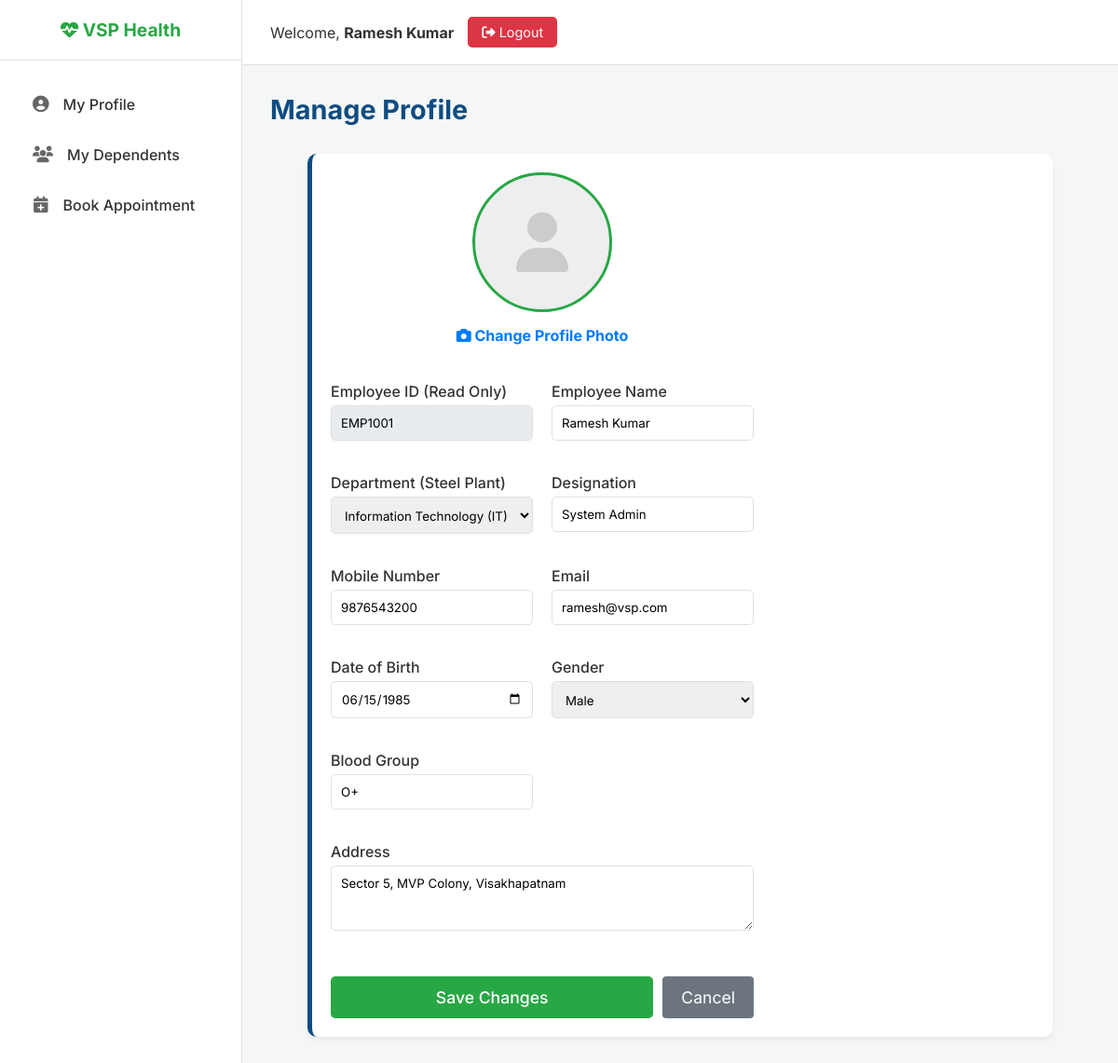
The app's page /profile (signed in) with its own data.
### tables this page shows
CREATE TABLE employees (
            id INTEGER PRIMARY KEY AUTOINCREMENT,
            employee_id TEXT UNIQUE NOT NULL,
            employee_name TEXT NOT NULL,
            department TEXT,
            designation TEXT,
            mobile TEXT NOT NULL,
            email TEXT,
            dob TEXT,
            gender TEXT,
            blood_group TEXT,
            address TEXT,
            status TEXT DEFAULT 'Active',
            profile_photo TEXT,
            password TEXT NOT NULL
        );

CREATE TABLE employee_departments (
            id INTEGER PRIMARY KEY AUTOINCREMENT,
            name TEXT UNIQUE NOT NULL,
            status TEXT DEFAULT 'Active'
        );

### app.py (the view, shortened to what this page needs)
@app.route('/profile', methods=['GET', 'POST'])
def employee_profile():
    if not check_employee(): return redirect(url_for('login'))
    conn = get_db_connection()
    employee = conn.execute('SELECT * FROM employees WHERE id = ?', (session['user_id'],)).fetchone()
    employee_departments = conn.execute('SELECT * FROM employee_departments WHERE status="Active" ORDER BY name').fetchall()
    conn.close()
    return render_template('employee_profile.html', employee=employee, employee_departments=employee_departments)

### app.py (called while the page is built)
def get_db_connection():
    conn = sqlite3.connect('hospital.db')
    conn.row_factory = sqlite3.Row
    return conn

def check_employee():
    if not session.get('user_id') or session.get('role') != 'employee':
        return False
    return True

### templates/employee_profile.html (shortened to what this page needs)
{% extends "employee_base.html" %}
{% block content %}
<div class="page-header">
    <h1 class="page-title">Manage Profile</h1>
</div>
<div class="card" style="max-width: 800px; margin: 0 auto;">
    <form action="{{ url_for('employee_profile') }}" method="POST" enctype="multipart/form-data" style="display: grid; grid-template-columns: 1fr 1fr; gap: 20px;">
        <div style="grid-column: 1 / -1; display: flex; flex-direction: column; align-items: center; margin-bottom: 20px;">
            <div style="width: 150px; height: 150px; border-radius: 50%; overflow: hidden; background-color: #eee; display: flex; justify-content: center; align-items: center; margin-bottom: 15px; border: 3px solid #28a745;">
                {% if employee.profile_photo %}
                    <img src="{{ url_for('static', filename=employee.profile_photo) }}" alt="Profile Photo" style="width: 100%; height: 100%; object-fit: cover;">
                {% else %}
                    <i class="fas fa-user" style="font-size: 4rem; color: #ccc;"></i>
                {% endif %}
            </div>
            <label style="font-weight: bold; cursor: pointer; color: #007bff;">
                <i class="fas fa-camera"></i> Change Profile Photo
            </label>
        </div>
        <div class="form-group">
            <label>Employee ID (Read Only)</label>
            <input type="text" name="employee_id" class="form-control" value="{{ employee.employee_id }}" readonly style="background-color: #e9ecef;">
        </div>
        <div class="form-group">
            <label>Employee Name</label>
            <input type="text" name="employee_name" class="form-control" value="{{ employee.employee_name }}" required>
        </div>
        <div class="form-group">
            <label>Department (Steel Plant)</label>
            <select name="department" class="form-control">
                {% for dept in employee_departments %}
                <option value="{{ dept.name }}" {% if employee.department == dept.name %}selected{% endif %}>{{ dept.name }}</option>
                {% endfor %}
            </select>
        </div>
        <div class="form-group">
            <label>Designation</label>
            <input type="text" name="designation" class="form-control" value="{{ employee.designation }}">
        </div>
        <div class="form-group">
            <label>Mobile Number</label>
            <input type="tel" name="mobile" class="form-control" value="{{ employee.mobile }}" required pattern="[0-9]{10,15}" title="Please enter a valid mobile number (10-15 digits)">
        </div>
        <div class="form-group">
            <label>Email</label>
            <input type="email" name="email" class="form-control" value="{{ employee.email }}" required>
        </div>
        <div class="form-group">
            <label>Date of Birth</label>
            <input type="date" name="dob" class="form-control" value="{{ employee.dob }}">
        </div>
        <div class="form-group">
            <label>Gender</label>
            <select name="gender" class="form-control">
                <option value="Male" {% if employee.gender == 'Male' %}selected{% endif %}>Male</option>
            </select>
        </div>
        <div class="form-group">
            <label>Blood Group</label>
            <input type="text" name="blood_group" class="form-control" value="{{ employee.blood_group }}">
        </div>
        <div class="form-group" style="grid-column: 1 / -1;">
            <label>Address</label>
            <textarea name="address" class="form-control" rows="3">{{ employee.address }}</textarea>
        </div>
        <div style="grid-column: 1 / -1; margin-top: 10px; display: flex; gap: 10px;">
            <button type="submit" class="btn-primary" style="flex: 1; padding: 12px; font-size: 1.1rem; background-color: #28a745;">Save Changes</button>
            <a href="{{ url_for('dashboard') }}" class="btn-secondary" style="padding: 12px 20px; font-size: 1.1rem; background-color: #6c757d; color: white; text-align: center; text-decoration: none; border-radius: 4px;">Cancel</a>
        </div>
    </form>
</div>
{% endblock %}

### templates/employee_base.html (shortened to what this page needs)
<!DOCTYPE html>
<html lang="en">
<head>
    <link rel="stylesheet" href="https://cdnjs.cloudflare.com/ajax/libs/font-awesome/6.4.0/css/all.min.css">
    <link rel="stylesheet" href="{{ url_for('static', filename='css/admin_style.css') }}">
</head>
<body>
    <aside class="sidebar" id="sidebar">
        <div class="sidebar-header">
            <h2><i class="fas fa-heartbeat"></i> VSP Health</h2>
        </div>
        <ul class="sidebar-nav">
            <li><a href="{{ url_for('dashboard') }}" class="{% if request.endpoint == 'dashboard' %}active{% endif %}"><i class="fas fa-user-circle"></i> My Profile</a></li>
            <li><a href="{{ url_for('employee_dependents') }}" class="{% if request.endpoint == 'employee_dependents' %}active{% endif %}"><i class="fas fa-users"></i> My Dependents</a></li>
            <li><a href="{{ url_for('book') }}" class="{% if request.endpoint == 'book' %}active{% endif %}"><i class="fas fa-calendar-plus"></i> Book Appointment</a></li>
        </ul>
    </aside>
    <main class="main-content">
        <header class="topbar">
            <div class="user-profile">
                <span>Welcome, <strong>{{ session.name }}</strong></span>
                <a href="{{ url_for('logout') }}" class="btn-logout"><i class="fas fa-sign-out-alt"></i> Logout</a>
            </div>
        </header>
        <div class="page-content">
            {% block content %}{% endblock %}
        </div>
    </main>
</body>
</html>

### static/css/admin_style.css (style rules this page uses)
:root { --primary-color: #0f4c81; --secondary-color: #1a73e8; --accent-color: #fca311; --bg-color: #f4f7f6; --sidebar-bg: #ffffff; --text-main: #333333; --text-muted: #666666; --success-color: #28a745; --danger-color: #dc3545; --warning-color: #ffc107; --info-color: #17a2b8; --border-color: #e0e0e0; --card-shadow: 0 4px 6px rgba(0,0,0,0.05); --transition-speed: 0.3s; }
* { margin: 0; padding: 0; box-sizing: border-box; font-family: 'Inter', 'Segoe UI', Tahoma, Geneva, Verdana, sans-serif; }
body { background-color: var(--bg-color); color: var(--text-main); display: flex; min-height: 100vh; overflow-x: hidden; }
.sidebar { width: 260px; background-color: var(--sidebar-bg); border-right: 1px solid var(--border-color); display: flex; flex-direction: column; transition: all var(--transition-speed); z-index: 1000; }
.sidebar-header { padding: 20px; display: flex; align-items: center; justify-content: center; border-bottom: 1px solid var(--border-color); }
.sidebar-header h2 { color: var(--primary-color); font-size: 1.2rem; font-weight: 700; text-align: center; }
.sidebar-nav { flex: 1; padding: 20px 0; list-style: none; }
.sidebar-nav li { padding: 5px 20px; }
.sidebar-nav a { display: flex; align-items: center; padding: 12px 15px; color: var(--text-main); text-decoration: none; border-radius: 8px; transition: all var(--transition-speed); font-weight: 500; }
.sidebar-nav a i { margin-right: 15px; font-size: 1.1rem; color: var(--text-muted); }
.main-content { flex: 1; display: flex; flex-direction: column; width: calc(100% - 260px); }
.topbar { height: 70px; background-color: #fff; border-bottom: 1px solid var(--border-color); display: flex; align-items: center; justify-content: space-between; padding: 0 30px; }
.user-profile { display: flex; align-items: center; gap: 15px; }
.btn-logout { background-color: var(--danger-color); color: white; padding: 8px 15px; border-radius: 5px; text-decoration: none; font-size: 0.9rem; transition: background 0.3s; }
.page-content { padding: 30px; flex: 1; overflow-y: auto; }
.page-header { display: flex; justify-content: space-between; align-items: center; margin-bottom: 30px; }
.page-title { font-size: 1.8rem; color: var(--primary-color); }
.card { background: #fff; border-radius: 10px; padding: 20px; box-shadow: var(--card-shadow); display: flex; align-items: center; justify-content: space-between; border-left: 5px solid var(--primary-color); }
.btn-primary { background-color: var(--primary-color); color: white; padding: 10px 20px; border: none; border-radius: 5px; cursor: pointer; font-weight: 500; text-decoration: none; display: inline-block; transition: background 0.3s; }
.form-group { margin-bottom: 15px; }
.form-group label { display: block; margin-bottom: 5px; font-weight: 500; color: var(--text-main); }
.form-control { width: 100%; padding: 10px; border: 1px solid var(--border-color); border-radius: 5px; outline: none; font-family: inherit; }

### templates/employee_base.html (style rules this page uses)
.sidebar-header h2 { color: #28a745; }

### records on screen
employees: name "Ramesh Kumar", employee_id "EMP1001", employee_name "Ramesh Kumar", department "Information Technology (IT)", designation "System Admin", mobile "9876543200", email "ramesh@vsp.com", dob "06/15/1985", gender "Male", blood_group "O+", address "Sector 5, MVP Colony, Visakhapatnam"
